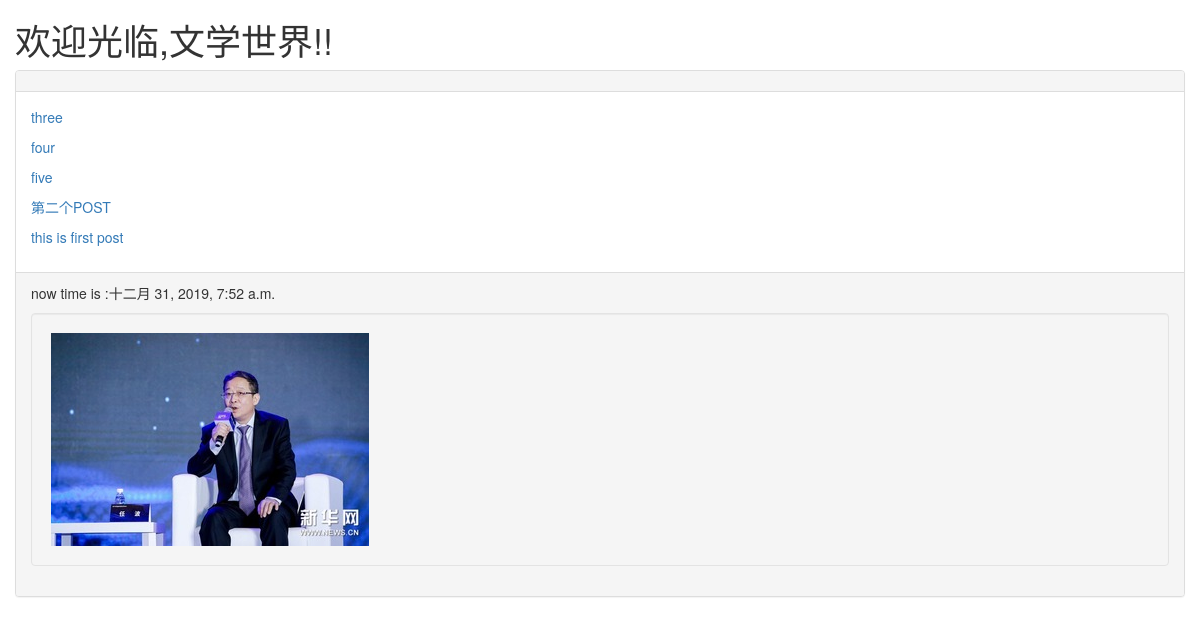
The page / on the database its author committed.
### djs/models.py (models this page shows, shortened)
class Post(models.Model):
    title=models.CharField(max_length=200)
    slug=models.CharField(max_length=200)
    body=models.TextField()
    pub_date=models.DateTimeField(default=timezone.now)
    class Meta:
        ordering=('-pub_date',)

### djs/views.py (the view)
# urls.py: path('',homepage),
def homepage(request):
    posts=Post.objects.all()
    now = datetime.now()
    return render(request,'index.html',locals())

### templates/index.html (shortened to what this page needs)
{% extends 'base.html' %}
{% block content %}
{% for post  in  posts %}
    <p>
   <a href='/post/{{post.slug}}'>{{post.title}}</a>
     </p>
{% endfor %}
{% endblock  %}

### rows shown on the page
Post: title "three"
Post: title "four"
Post: title "five"
Post: title "第二个POST"
Post: title "this is first post"
